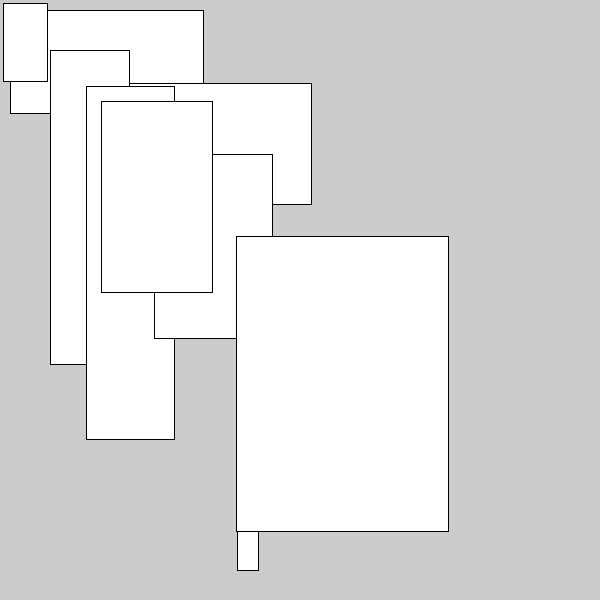
Frame 1 (no input)
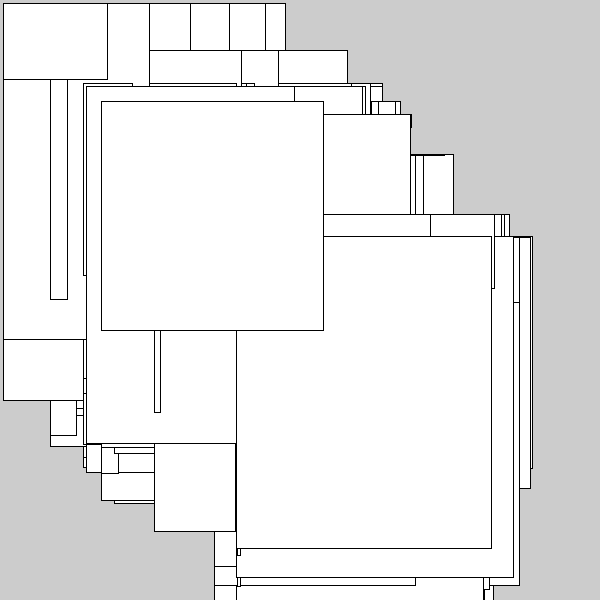
Frame 60 (the mouse pressed at the canvas centre just before this capture)
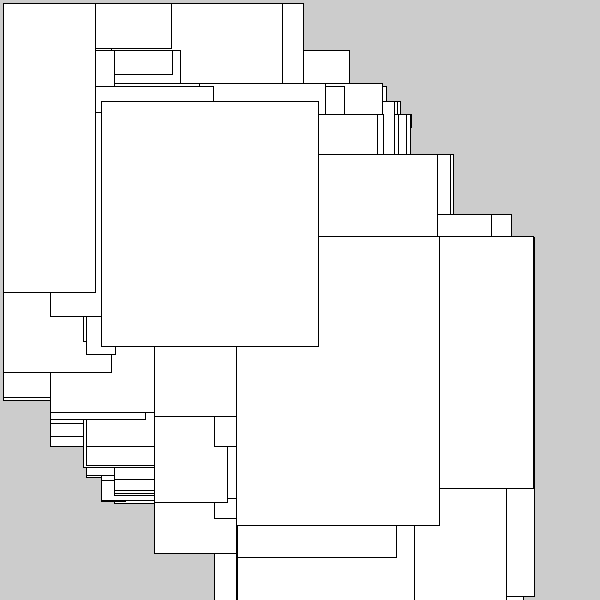
Frame 120 (the mouse held since frame 60 and released just before this capture)

The Processing sketch that drew these frames (run headless with seeded random() and noise(); from frame 60 on, the mouse is pressed at the canvas centre):

// Processing sketch: Task4
// ── Task4.pde
Square[] squares;
Square[] sqrArray = new Square[10];

void setup() {

  size(600, 600);

//Square[] sqrArray = new Square[10];

  Square squareOne = new Square(10, 10);

  squareOne.display();

  for (int i = 0; i < sqrArray.length; i++) {

    sqrArray[i] = new Square(random(250), random(350));
  }
}

void draw() {

  for (int i = 0; i < sqrArray.length; i++) {
    sqrArray[i].display();
  }
}

// ── Square.pde
class Square {

  float xposition = 0;
  float yposition = 0;
  
  Square(float xposition, float yposition) {
  
    this.xposition = xposition;
    this.yposition = xposition;
  
  
  }
  
  
  void display() {
  
  rect(xposition, yposition, random(300), random(400));
  
  }


}
